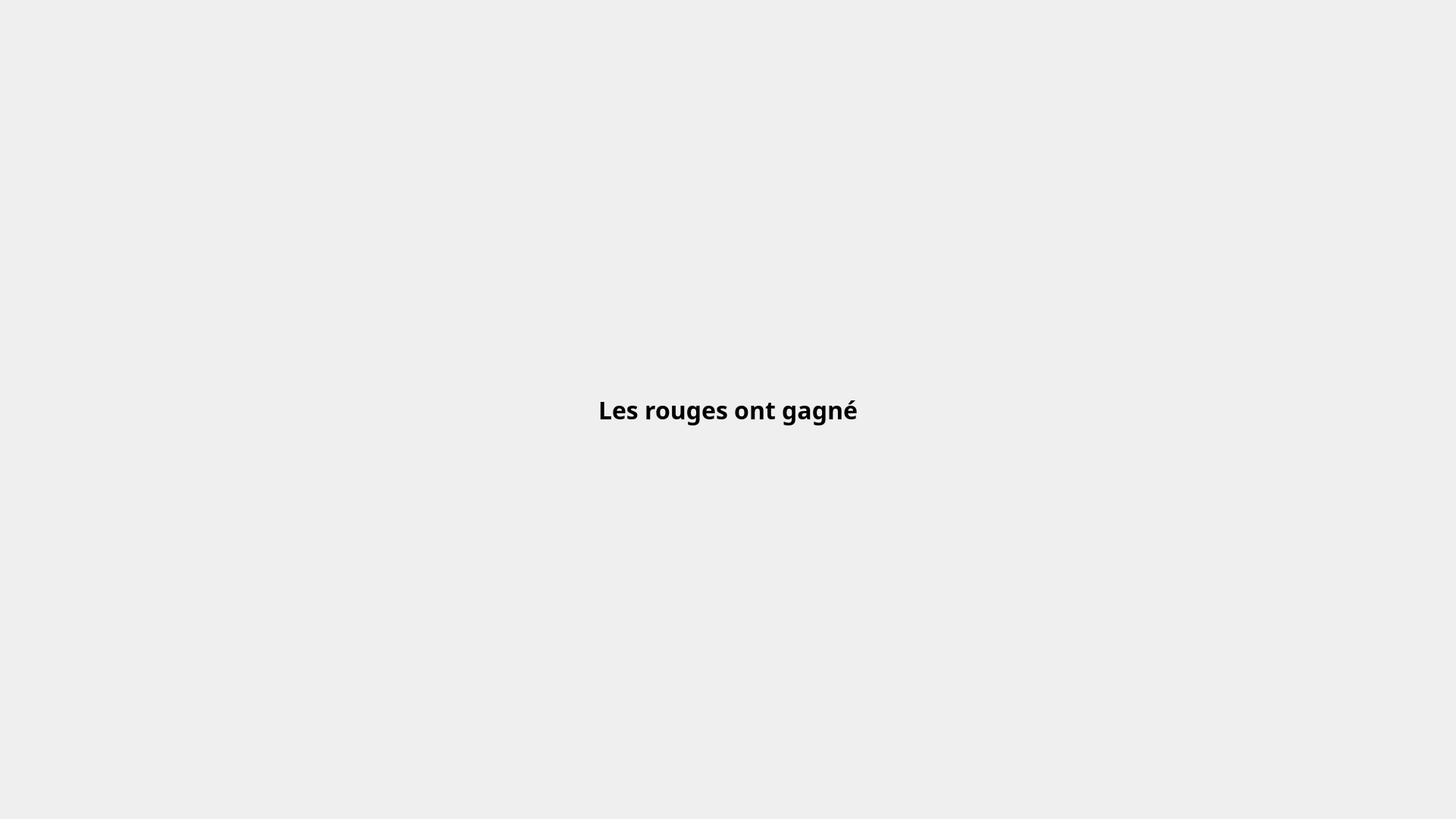
<?xml version="1.0" encoding="UTF-8"?>
<ui version="4.0">
 <class>Defaite_on</class>
 <widget class="QWidget" name="Defaite_on">
  <property name="geometry">
   <rect>
    <x>0</x>
    <y>0</y>
    <width>1920</width>
    <height>1080</height>
   </rect>
  </property>
  <property name="windowTitle">
   <string>Form</string>
  </property>
  <layout class="QGridLayout" name="gridLayout">
   <item row="0" column="0">
    <widget class="QWidget" name="defaite_widget" native="true">
     <layout class="QGridLayout" name="gridLayout_2">
      <item row="0" column="1">
       <spacer name="verticalSpacer_2">
        <property name="orientation">
         <enum>Qt::Vertical</enum>
        </property>
        <property name="sizeHint" stdset="0">
         <size>
          <width>20</width>
          <height>455</height>
         </size>
        </property>
       </spacer>
      </item>
      <item row="1" column="0">
       <spacer name="horizontalSpacer">
        <property name="orientation">
         <enum>Qt::Horizontal</enum>
        </property>
        <property name="sizeHint" stdset="0">
         <size>
          <width>810</width>
          <height>20</height>
         </size>
        </property>
       </spacer>
      </item>
      <item row="1" column="1">
       <widget class="QLabel" name="label">
        <property name="font">
         <font>
          <family>Merriweather Black</family>
          <pointsize>24</pointsize>
          <weight>75</weight>
          <bold>true</bold>
         </font>
        </property>
        <property name="text">
         <string>Les rouges ont gagné</string>
        </property>
       </widget>
      </item>
      <item row="1" column="2">
       <spacer name="horizontalSpacer_2">
        <property name="orientation">
         <enum>Qt::Horizontal</enum>
        </property>
        <property name="sizeHint" stdset="0">
         <size>
          <width>809</width>
          <height>20</height>
         </size>
        </property>
       </spacer>
      </item>
      <item row="2" column="1">
       <spacer name="verticalSpacer">
        <property name="orientation">
         <enum>Qt::Vertical</enum>
        </property>
        <property name="sizeHint" stdset="0">
         <size>
          <width>20</width>
          <height>454</height>
         </size>
        </property>
       </spacer>
      </item>
     </layout>
    </widget>
   </item>
  </layout>
 </widget>
 <resources/>
 <connections/>
</ui>
